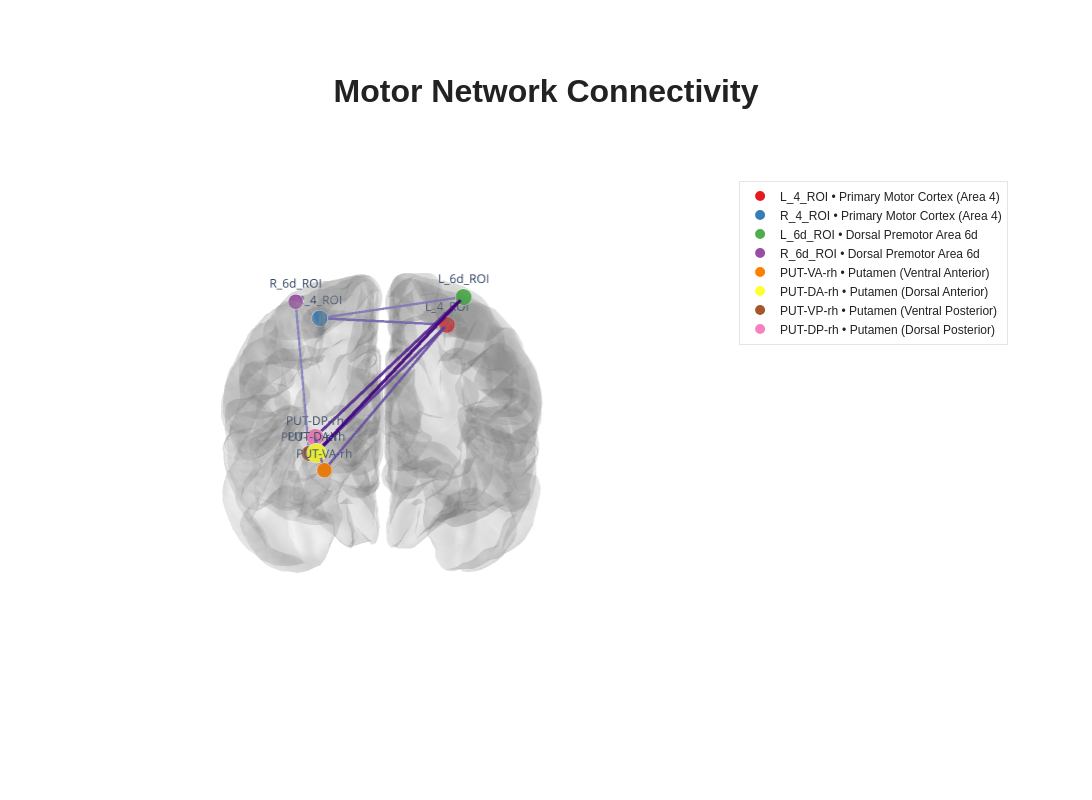

Notebook source saved alongside this figure:
### Code cell
# 3D Connectivity Network 

from gt_map import GlasserTianParcellator, plot_roi_connectivity_3d
import numpy as np

parc = GlasserTianParcellator()

# Create your connectivity matrix (replace with real data)
matrix = np.random.rand(414, 414)
np.fill_diagonal(matrix, 0)
matrix = (matrix + matrix.T) / 2

fig = plot_roi_connectivity_3d(
    # ── Required ───────────────────────────────────────────
    indices=[7, 187, 53, 233, 372, 373, 374, 375],  # ROI indices 0-413
    matrix=matrix,                                    # 414×414 connectivity matrix
    parcellator=parc,                                 # provides atlas + labels

    # ── Edge filtering ─────────────────────────────────────
    top_n=10,                          # show only 10 strongest edges (None = all)

    # ── Colors ─────────────────────────────────────────────
    edge_cmap='Purples',               # edge color gradient
    node_cmap='Set1',                  # node color palette (qualitative)

    # ── Display toggles ────────────────────────────────────
    show_labels_on_map=True,           # ROI names floating above nodes
    show_legend=True,                  # legend panel on the right
    show_colorbar=False,               # edge weight colorbar (keep False)

    # ── Visual scaling ─────────────────────────────────────
    node_size_scale=0.5,               # 1.0 = default, <1 smaller, >1 larger
    edge_width_scale=0.8,              # 1.0 = default, <1 thinner, >1 thicker

    # ── Title & export ─────────────────────────────────────
    title="Motor Network Connectivity",
    save_path="motor_network.html",    # export interactive HTML (None = skip)
)

fig.show()

### Figure 1 — Plotly figure (JSON) as saved in the notebook; plotly's stock layout.template omitted (floating-point values rounded to 4 significant figures; data arrays with more than 128 entries replaced by an {"elided": "..."} marker saying what was removed)
{"data": [{"color": "#f4f4f4", "hoverinfo": "skip", "i": {"elided": "40960 int values"}, "j": {"elided": "40960 int values"}, "k": {"elided": "40960 int values"}, "lighting": {"ambient": 0.4, "diffuse": 0.5, "fresnel": 0.2, "roughness": 0.8, "specular": 0.1}, "opacity": 0.15, "showlegend": false, "type": "mesh3d", "x": {"elided": "20484 float values"}, "y": {"elided": "20484 float values"}, "z": {"elided": "20484 float values"}}, {"hoverinfo": "skip", "line": {"color": "#817ebb", "width": 4.563}, "mode": "lines", "opacity": 0.9, "showlegend": false, "type": "scatter3d", "x": [36.85, 31.23], "y": [-11.19, -11.72], "z": [63.03, -0.6469]}, {"hoverinfo": "skip", "line": {"color": "#7e79b8", "width": 4.647}, "mode": "lines", "opacity": 0.9, "showlegend": false, "type": "scatter3d", "x": [27.42, -33.86], "y": [-17.98, -13.63], "z": [57.08, 65.44]}, {"hoverinfo": "skip", "line": {"color": "#7465ad", "width": 4.924}, "mode": "lines", "opacity": 0.9, "showlegend": false, "type": "scatter3d", "x": [-27.46, 27.42], "y": [-19.74, -17.98], "z": [54.49, 57.08]}, {"hoverinfo": "skip", "line": {"color": "#7465ad", "width": 4.93}, "mode": "lines", "opacity": 0.9, "showlegend": false, "type": "scatter3d", "x": [26.4, 27.83], "y": [5.925, -2.783], "z": [0.5338, 6.433]}, {"hoverinfo": "skip", "line": {"color": "#7261ab", "width": 4.977}, "mode": "lines", "opacity": 0.9, "showlegend": false, "type": "scatter3d", "x": [22.84, 27.83], "y": [10.98, -2.783], "z": [-5.801, 6.433]}, {"hoverinfo": "skip", "line": {"color": "#6950a3", "width": 5.209}, "mode": "lines", "opacity": 0.9, "showlegend": false, "type": "scatter3d", "x": [-27.46, 22.84], "y": [-19.74, 10.98], "z": [54.49, -5.801]}, {"hoverinfo": "skip", "line": {"color": "#5e3b98", "width": 5.512}, "mode": "lines", "opacity": 0.9, "showlegend": false, "type": "scatter3d", "x": [-27.46, 26.4], "y": [-19.74, 5.925], "z": [54.49, 0.5338]}, {"hoverinfo": "skip", "line": {"color": "#53258e", "width": 5.82}, "mode": "lines", "opacity": 0.9, "showlegend": false, "type": "scatter3d", "x": [-33.86, 27.83], "y": [-13.63, -2.783], "z": [65.44, 6.433]}, {"hoverinfo": "skip", "line": {"color": "#42057f", "width": 6.318}, "mode": "lines", "opacity": 0.9, "showlegend": false, "type": "scatter3d", "x": [26.4, 31.23], "y": [5.925, -11.72], "z": [0.5338, -0.6469]}, {"hoverinfo": "skip", "line": {"color": "#3f007d", "width": 6.4}, "mode": "lines", "opacity": 0.9, "showlegend": false, "type": "scatter3d", "x": [-33.86, 26.4], "y": [-13.63, 5.925], "z": [65.44, 0.5338]}, {"hoverinfo": "text", "hovertext": "Primary Motor Cortex (Area 4)<br>Degree: 3.15", "marker": {"color": "rgb(228,26,28)", "line": {"color": "white", "width": 2}, "size": 9.53}, "mode": "markers+text", "name": "L_4_ROI • Primary Motor Cortex (Area 4)", "showlegend": true, "text": ["L_4_ROI"], "textposition": "top center", "type": "scatter3d", "x": [-27.46], "y": [-19.74], "z": [54.49]}, {"hoverinfo": "text", "hovertext": "Primary Motor Cortex (Area 4)<br>Degree: 3.14", "marker": {"color": "rgb(55,126,184)", "line": {"color": "white", "width": 2}, "size": 9.512}, "mode": "markers+text", "name": "R_4_ROI • Primary Motor Cortex (Area 4)", "showlegend": true, "text": ["R_4_ROI"], "textposition": "top center", "type": "scatter3d", "x": [27.42], "y": [-17.98], "z": [57.08]}, {"hoverinfo": "text", "hovertext": "Dorsal Premotor Area 6d<br>Degree: 3.24", "marker": {"color": "rgb(77,175,74)", "line": {"color": "white", "width": 2}, "size": 9.691}, "mode": "markers+text", "name": "L_6d_ROI • Dorsal Premotor Area 6d", "showlegend": true, "text": ["L_6d_ROI"], "textposition": "top center", "type": "scatter3d", "x": [-33.86], "y": [-13.63], "z": [65.44]}, {"hoverinfo": "text", "hovertext": "Dorsal Premotor Area 6d<br>Degree: 2.73", "marker": {"color": "rgb(152,78,163)", "line": {"color": "white", "width": 2}, "size": 8.787}, "mode": "markers+text", "name": "R_6d_ROI • Dorsal Premotor Area 6d", "showlegend": true, "text": ["R_6d_ROI"], "textposition": "top center", "type": "scatter3d", "x": [36.85], "y": [-11.19], "z": [63.03]}, {"hoverinfo": "text", "hovertext": "Putamen (Ventral Anterior)<br>Degree: 2.75", "marker": {"color": "rgb(255,127,0)", "line": {"color": "white", "width": 2}, "size": 8.821}, "mode": "markers+text", "name": "PUT-VA-rh • Putamen (Ventral Anterior)", "showlegend": true, "text": ["PUT-VA-rh"], "textposition": "top center", "type": "scatter3d", "x": [22.84], "y": [10.98], "z": [-5.801]}, {"hoverinfo": "text", "hovertext": "Putamen (Dorsal Anterior)<br>Degree: 4.27", "marker": {"color": "rgb(255,255,51)", "line": {"color": "white", "width": 2}, "size": 11.5}, "mode": "markers+text", "name": "PUT-DA-rh • Putamen (Dorsal Anterior)", "showlegend": true, "text": ["PUT-DA-rh"], "textposition": "top center", "type": "scatter3d", "x": [26.4], "y": [5.925], "z": [0.5338]}, {"hoverinfo": "text", "hovertext": "Putamen (Ventral Posterior)<br>Degree: 2.93", "marker": {"color": "rgb(166,86,40)", "line": {"color": "white", "width": 2}, "size": 9.141}, "mode": "markers+text", "name": "PUT-VP-rh • Putamen (Ventral Posterior)", "showlegend": true, "text": ["PUT-VP-rh"], "textposition": "top center", "type": "scatter3d", "x": [31.23], "y": [-11.72], "z": [-0.6469]}, {"hoverinfo": "text", "hovertext": "Putamen (Dorsal Posterior)<br>Degree: 3.43", "marker": {"color": "rgb(247,129,191)", "line": {"color": "white", "width": 2}, "size": 10.03}, "mode": "markers+text", "name": "PUT-DP-rh • Putamen (Dorsal Posterior)", "showlegend": true, "text": ["PUT-DP-rh"], "textposition": "top center", "type": "scatter3d", "x": [27.83], "y": [-2.783], "z": [6.433]}], "layout": {"height": 800, "legend": {"bgcolor": "rgba(255,255,255,0.5)", "bordercolor": "#e5e5e5", "borderwidth": 1, "font": {"color": "#222222", "family": "Helvetica, Arial, sans-serif", "size": 12}, "itemsizing": "constant", "tracegroupgap": 5, "x": 0.8, "xanchor": "center", "y": 0.85, "yanchor": "top"}, "margin": {"b": 50, "l": 0, "r": 0, "t": 80}, "paper_bgcolor": "rgba(255,255,255,1)", "scene": {"bgcolor": "rgba(255,255,255,1)", "camera": {"eye": {"x": 0, "y": 1.8, "z": 0}, "up": {"x": 0, "y": 0, "z": 1}}, "domain": {"x": [0, 0.7], "y": [0.1, 0.9]}, "xaxis": {"visible": false}, "yaxis": {"visible": false}, "zaxis": {"visible": false}}, "title": {"font": {"color": "#222222", "family": "Helvetica, Arial, sans-serif", "size": 32}, "text": "<b>Motor Network Connectivity</b>", "x": 0.5, "xanchor": "center", "y": 0.9}, "width": 1200}}
